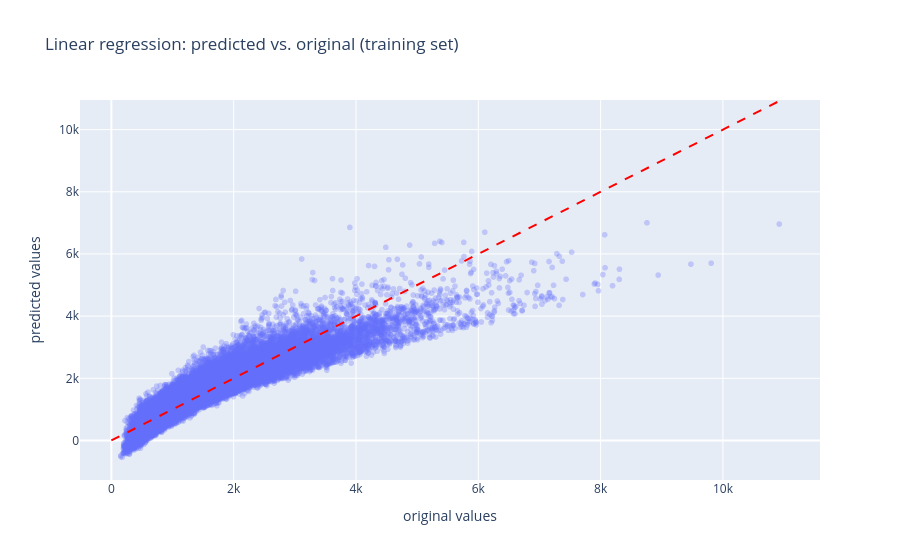

Source (notebook cell):
### Markdown cell above
> 💡 **Uitleg**
>
> In plaats van de plotcode telkens te kopiëren, steken we ze in een **functie** (het *DRY*-principe: *Don't Repeat Yourself*).
> - `def plot_predictions(y_true, y_pred, title: str):` → een functie met 3 parameters.
> - `px.scatter(x=..., y=...)` → elk punt is één reis: x = echte kost, y = voorspelde kost. `labels` geeft de assen een naam, `opacity=0.3` maakt de punten doorschijnend zodat je ziet waar ze dicht op elkaar liggen.
> - `fig.add_shape(type="line", ...)` → tekent de rode stippellijn **y = x**. Een perfect model zou alle punten exact op die lijn leggen. Hoe verder een punt van de lijn, hoe groter de fout.
> - `return fig` → we geven de figuur terug. Omdat het de laatste expressie in een notebookcel is, toont Jupyter ze automatisch.

### Code cell
#Code to plot the comparison on the training set
plot_predictions(y_train, predictions_lin_reg_train, "Linear regression: predicted vs. original (training set)")

### Figure 1 — Plotly figure (JSON) as saved in the notebook; plotly's stock layout.template omitted (floating-point values rounded to 4 significant figures; data arrays with more than 128 entries replaced by an {"elided": "..."} marker saying what was removed)
{"data": [{"hovertemplate": "original values=%{x}<br>predicted values=%{y}<extra></extra>", "legendgroup": "", "marker": {"color": "#636efa", "opacity": 0.3, "symbol": "circle"}, "mode": "markers", "name": "", "showlegend": false, "x": {"elided": "40000 float values"}, "xaxis": "x", "y": {"elided": "40000 float values"}, "yaxis": "y", "type": "scattergl"}], "layout": {"xaxis": {"anchor": "y", "domain": [0.0, 1.0], "title": {"text": "original values"}}, "yaxis": {"anchor": "x", "domain": [0.0, 1.0], "title": {"text": "predicted values"}}, "legend": {"tracegroupgap": 0}, "title": {"text": "Linear regression: predicted vs. original (training set)"}, "shapes": [{"line": {"color": "red", "dash": "dash"}, "type": "line", "x0": 0, "x1": 10920.0, "y0": 0, "y1": 10920.0}]}}
